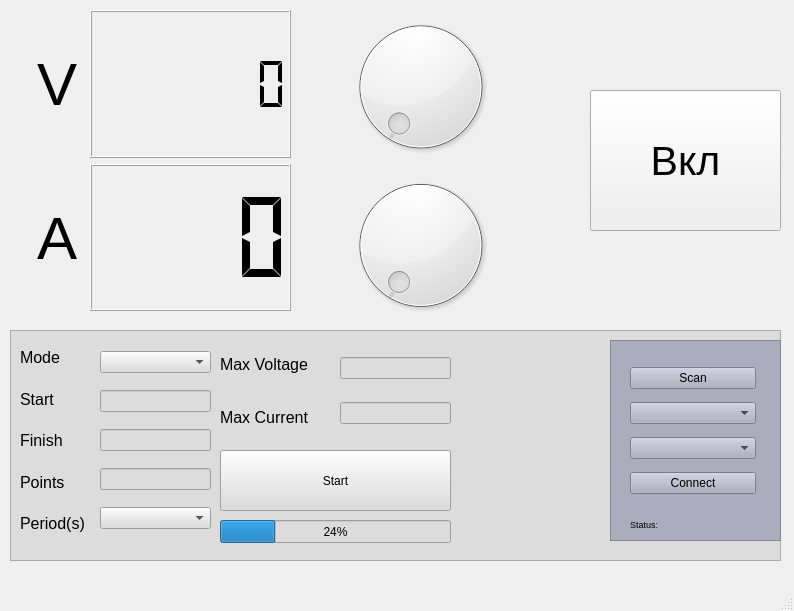
<?xml version="1.0" encoding="UTF-8"?>
<ui version="4.0">
 <class>MainWindow</class>
 <widget class="QMainWindow" name="MainWindow">
  <property name="geometry">
   <rect>
    <x>0</x>
    <y>0</y>
    <width>794</width>
    <height>611</height>
   </rect>
  </property>
  <property name="focusPolicy">
   <enum>Qt::ClickFocus</enum>
  </property>
  <property name="windowTitle">
   <string>MainWindow</string>
  </property>
  <widget class="QWidget" name="centralwidget">
   <widget class="QPushButton" name="on_off_output_button">
    <property name="geometry">
     <rect>
      <x>590</x>
      <y>90</y>
      <width>191</width>
      <height>141</height>
     </rect>
    </property>
    <property name="font">
     <font>
      <pointsize>31</pointsize>
     </font>
    </property>
    <property name="text">
     <string>Вкл</string>
    </property>
   </widget>
   <widget class="QFrame" name="frame_2">
    <property name="geometry">
     <rect>
      <x>10</x>
      <y>330</y>
      <width>771</width>
      <height>231</height>
     </rect>
    </property>
    <property name="styleSheet">
     <string notr="true">background-color: rgb(220, 220, 220);</string>
    </property>
    <property name="frameShape">
     <enum>QFrame::StyledPanel</enum>
    </property>
    <property name="frameShadow">
     <enum>QFrame::Raised</enum>
    </property>
    <widget class="QPushButton" name="start_test_button">
     <property name="geometry">
      <rect>
       <x>210</x>
       <y>120</y>
       <width>231</width>
       <height>61</height>
      </rect>
     </property>
     <property name="text">
      <string>Start</string>
     </property>
    </widget>
    <widget class="QFrame" name="frame">
     <property name="geometry">
      <rect>
       <x>600</x>
       <y>10</y>
       <width>171</width>
       <height>201</height>
      </rect>
     </property>
     <property name="styleSheet">
      <string notr="true">background-color: rgb(172, 172, 190);</string>
     </property>
     <property name="frameShape">
      <enum>QFrame::StyledPanel</enum>
     </property>
     <property name="frameShadow">
      <enum>QFrame::Raised</enum>
     </property>
     <widget class="QWidget" name="verticalLayoutWidget_3">
      <property name="geometry">
       <rect>
        <x>20</x>
        <y>20</y>
        <width>126</width>
        <height>141</height>
       </rect>
      </property>
      <layout class="QVBoxLayout" name="verticalLayout_3">
       <item>
        <widget class="QPushButton" name="scan_button">
         <property name="mouseTracking">
          <bool>false</bool>
         </property>
         <property name="text">
          <string>Scan</string>
         </property>
        </widget>
       </item>
       <item>
        <widget class="QComboBox" name="comportslist"/>
       </item>
       <item>
        <widget class="QComboBox" name="comports_speed"/>
       </item>
       <item>
        <widget class="QPushButton" name="connect_button">
         <property name="mouseTracking">
          <bool>false</bool>
         </property>
         <property name="text">
          <string>Connect</string>
         </property>
        </widget>
       </item>
      </layout>
     </widget>
     <widget class="QLabel" name="statu_label">
      <property name="geometry">
       <rect>
        <x>20</x>
        <y>174</y>
        <width>121</width>
        <height>21</height>
       </rect>
      </property>
      <property name="font">
       <font>
        <pointsize>7</pointsize>
       </font>
      </property>
      <property name="text">
       <string>Status:</string>
      </property>
     </widget>
    </widget>
    <widget class="QWidget" name="verticalLayoutWidget_2">
     <property name="geometry">
      <rect>
       <x>90</x>
       <y>10</y>
       <width>111</width>
       <height>201</height>
      </rect>
     </property>
     <layout class="QVBoxLayout" name="verticalLayout_2">
      <item>
       <widget class="QComboBox" name="selectmode"/>
      </item>
      <item>
       <widget class="QLineEdit" name="selectstart_2"/>
      </item>
      <item>
       <widget class="QLineEdit" name="selectfinish_2"/>
      </item>
      <item>
       <widget class="QLineEdit" name="number_of_points"/>
      </item>
      <item>
       <widget class="QComboBox" name="select_period"/>
      </item>
     </layout>
    </widget>
    <widget class="QWidget" name="verticalLayoutWidget_4">
     <property name="geometry">
      <rect>
       <x>330</x>
       <y>10</y>
       <width>111</width>
       <height>101</height>
      </rect>
     </property>
     <layout class="QVBoxLayout" name="verticalLayout_4">
      <item>
       <widget class="QLineEdit" name="max_voltage_value"/>
      </item>
      <item>
       <widget class="QLineEdit" name="max_current_value"/>
      </item>
     </layout>
    </widget>
    <widget class="QWidget" name="verticalLayoutWidget">
     <property name="geometry">
      <rect>
       <x>10</x>
       <y>10</y>
       <width>71</width>
       <height>201</height>
      </rect>
     </property>
     <layout class="QVBoxLayout" name="verticalLayout">
      <item>
       <widget class="QLabel" name="label_7">
        <property name="font">
         <font>
          <pointsize>12</pointsize>
         </font>
        </property>
        <property name="text">
         <string>Mode</string>
        </property>
       </widget>
      </item>
      <item>
       <widget class="QLabel" name="label_3">
        <property name="font">
         <font>
          <pointsize>12</pointsize>
         </font>
        </property>
        <property name="text">
         <string>Start</string>
        </property>
       </widget>
      </item>
      <item>
       <widget class="QLabel" name="label_4">
        <property name="font">
         <font>
          <pointsize>12</pointsize>
         </font>
        </property>
        <property name="text">
         <string>Finish</string>
        </property>
       </widget>
      </item>
      <item>
       <widget class="QLabel" name="label_5">
        <property name="font">
         <font>
          <pointsize>12</pointsize>
         </font>
        </property>
        <property name="text">
         <string>Points</string>
        </property>
       </widget>
      </item>
      <item>
       <widget class="QLabel" name="label_6">
        <property name="font">
         <font>
          <pointsize>12</pointsize>
         </font>
        </property>
        <property name="text">
         <string>Period(s)</string>
        </property>
       </widget>
      </item>
     </layout>
    </widget>
    <widget class="QWidget" name="verticalLayoutWidget_5">
     <property name="geometry">
      <rect>
       <x>210</x>
       <y>10</y>
       <width>111</width>
       <height>101</height>
      </rect>
     </property>
     <layout class="QVBoxLayout" name="verticalLayout_5">
      <item>
       <widget class="QLabel" name="label_8">
        <property name="font">
         <font>
          <pointsize>12</pointsize>
         </font>
        </property>
        <property name="text">
         <string>Max Voltage</string>
        </property>
       </widget>
      </item>
      <item>
       <widget class="QLabel" name="label_9">
        <property name="font">
         <font>
          <pointsize>12</pointsize>
         </font>
        </property>
        <property name="text">
         <string>Max Current</string>
        </property>
       </widget>
      </item>
     </layout>
    </widget>
    <widget class="QProgressBar" name="progressBar">
     <property name="geometry">
      <rect>
       <x>210</x>
       <y>190</y>
       <width>231</width>
       <height>23</height>
      </rect>
     </property>
     <property name="value">
      <number>24</number>
     </property>
    </widget>
   </widget>
   <widget class="QWidget" name="layoutWidget">
    <property name="geometry">
     <rect>
      <x>37</x>
      <y>10</y>
      <width>41</width>
      <height>301</height>
     </rect>
    </property>
    <layout class="QVBoxLayout" name="verticalLayout_8">
     <item>
      <widget class="QLabel" name="voltage_label">
       <property name="font">
        <font>
         <pointsize>45</pointsize>
        </font>
       </property>
       <property name="text">
        <string>V</string>
       </property>
      </widget>
     </item>
     <item>
      <widget class="QLabel" name="current_label">
       <property name="font">
        <font>
         <pointsize>45</pointsize>
        </font>
       </property>
       <property name="text">
        <string>A</string>
       </property>
      </widget>
     </item>
    </layout>
   </widget>
   <widget class="QWidget" name="layoutWidget">
    <property name="geometry">
     <rect>
      <x>90</x>
      <y>10</y>
      <width>201</width>
      <height>301</height>
     </rect>
    </property>
    <layout class="QVBoxLayout" name="verticalLayout_7">
     <item>
      <widget class="QLCDNumber" name="VoltageLCD">
       <property name="digitCount">
        <number>7</number>
       </property>
       <property name="segmentStyle">
        <enum>QLCDNumber::Flat</enum>
       </property>
      </widget>
     </item>
     <item>
      <widget class="QLCDNumber" name="currentLCD">
       <property name="digitCount">
        <number>4</number>
       </property>
       <property name="segmentStyle">
        <enum>QLCDNumber::Flat</enum>
       </property>
      </widget>
     </item>
    </layout>
   </widget>
   <widget class="QWidget" name="layoutWidget">
    <property name="geometry">
     <rect>
      <x>300</x>
      <y>10</y>
      <width>241</width>
      <height>311</height>
     </rect>
    </property>
    <layout class="QVBoxLayout" name="verticalLayout_6">
     <item>
      <widget class="QDial" name="Voltage_regulator">
       <property name="maximum">
        <number>20000</number>
       </property>
       <property name="singleStep">
        <number>1</number>
       </property>
      </widget>
     </item>
     <item>
      <widget class="QDial" name="Current_regulator">
       <property name="maximum">
        <number>1200</number>
       </property>
      </widget>
     </item>
    </layout>
   </widget>
  </widget>
  <widget class="QMenuBar" name="menubar">
   <property name="geometry">
    <rect>
     <x>0</x>
     <y>0</y>
     <width>794</width>
     <height>21</height>
    </rect>
   </property>
  </widget>
  <widget class="QStatusBar" name="statusbar"/>
 </widget>
 <resources/>
 <connections/>
</ui>
